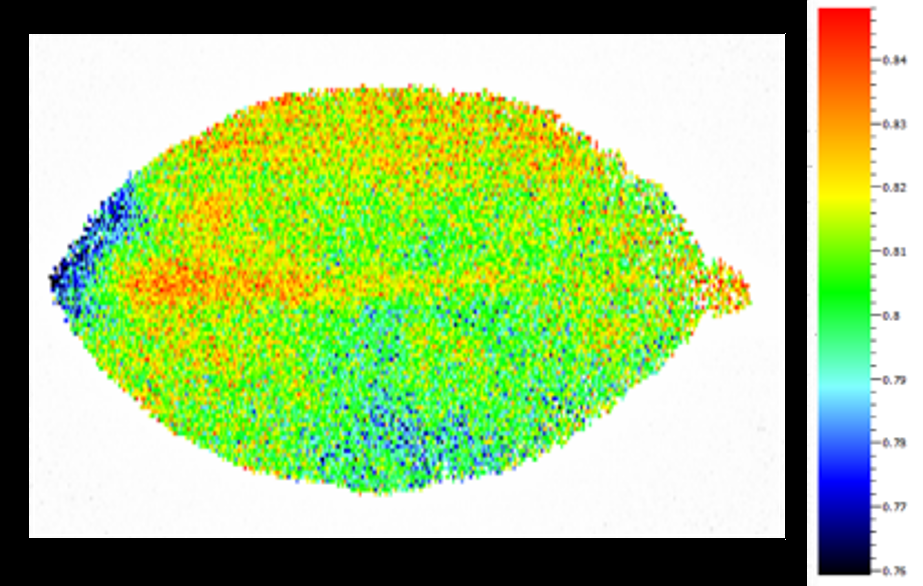
#> input picture test/img/2.png, 923 x 586 px, given in place of 6.png, which was not available
$ python soroe.py
#> lines starting #> are read from the running program, lines starting #| are printed output that depends on the picture; after the words box and inside, x2 and y2 are one past the last pixel; in counts of white or black regions, pixels touching at a corner belong together; long printed decimals are rounded; pictures that were not available may be replaced by others from this repository, and a replacement may not be noted
import cv2
import numpy as np

sa = 14
hi = 0.97

img_fvfm = cv2.imread('./6.png')
#> img_fvfm is the input picture: shape (586, 923, 3); mean B, G, R 124.4, 194.1, 161.3
img_leaf = cv2.imread('./1.png')
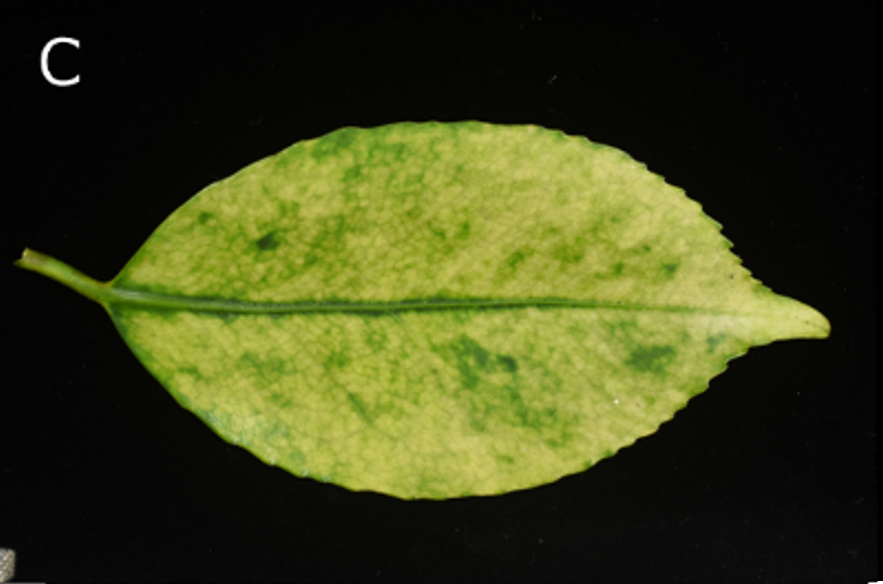
#> input picture test/img/1.png, 883 x 584 px, found by its file name
#> img_leaf is the input picture: shape (584, 883, 3); mean B, G, R 25.4, 64.9, 60.4

fvfm_hsv = cv2.cvtColor(img_fvfm, cv2.COLOR_BGR2HSV)
#> fvfm_hsv: shape (586, 923, 3); mean H, S, V 23.2, 94, 203.2
leaf_hsv = cv2.cvtColor(img_leaf, cv2.COLOR_BGR2HSV)
#> leaf_hsv: shape (584, 883, 3); mean H, S, V 25.7, 100.9, 65

fh, fs, fv = cv2.split(fvfm_hsv)
lh, ls, lv = cv2.split(leaf_hsv)
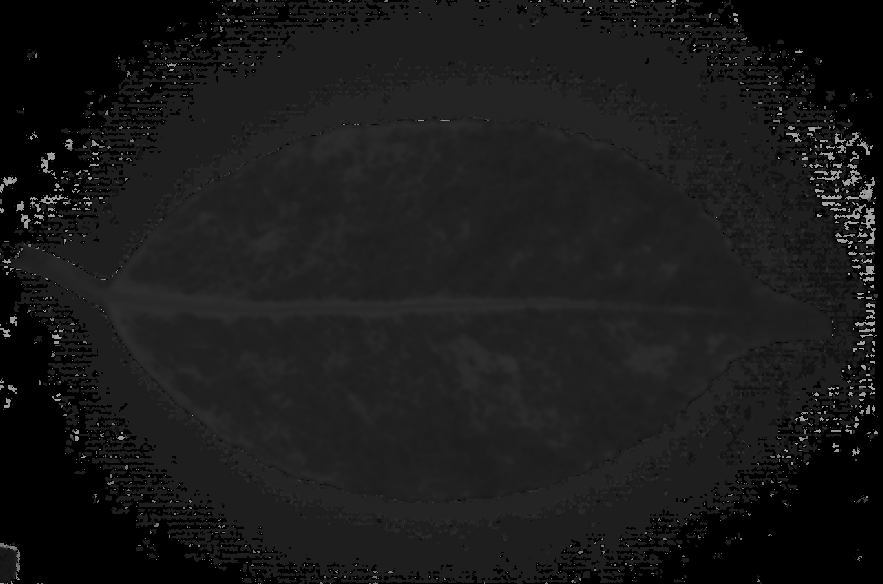
#> lh: shape (584, 883); min 0, max 173, mean 25.7
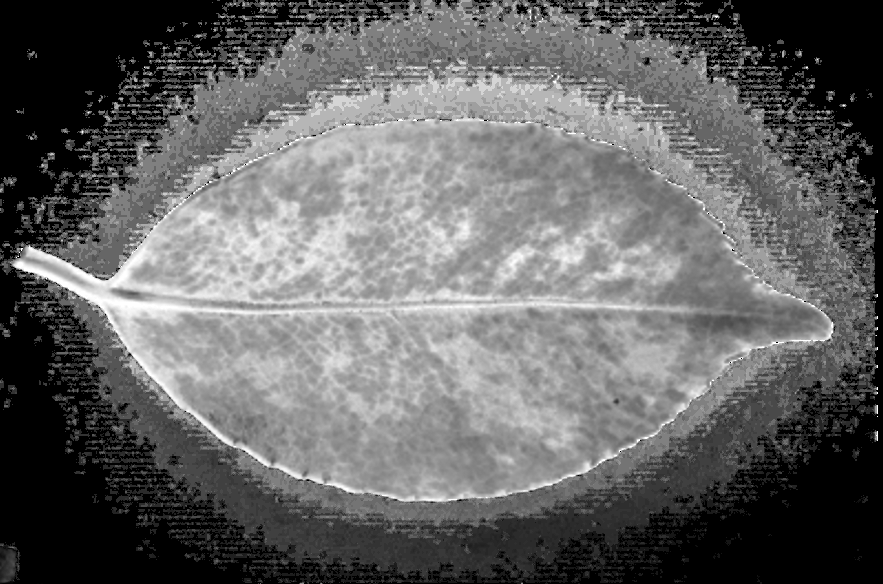
#> ls: shape (584, 883); min 0, max 255, mean 100.9

_, f_bin = cv2.threshold(fs, 10, 255, cv2.THRESH_BINARY)
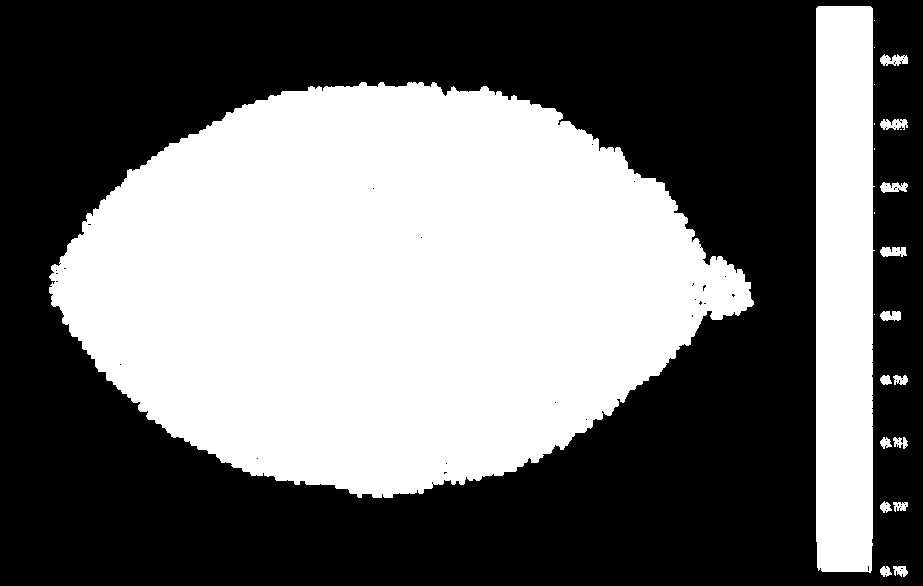
#> f_bin: shape (586, 923); 43.7% white; 23 white regions (8 under 20 px)
f_cnts, _ = cv2.findContours(f_bin, cv2.RETR_EXTERNAL, cv2.CHAIN_APPROX_SIMPLE)
#> f_cnts = 23 contours, 8 with area under 20; largest, box (x1, y1, x2, y2) and area: (49, 82, 754, 498) 201504, (816, 6, 875, 573) 31558, (880, 54, 908, 66) 188, (880, 119, 908, 130) 185, (880, 182, 908, 193) 180
#print(len(f_cnts))

f_area = f_cnts[1]
#> f_area = contour of 26 points, box (x1, y1, x2, y2) (880, 566, 892, 577), area 72

fh, fw = img_fvfm.shape[:2]
#> fh = 586; fw = 923
fblack = np.zeros((fh, fw), np.uint8)
nuri = fblack.copy()
lblack = np.zeros(img_leaf.shape[:2], np.uint8)
img_fvfm = cv2.drawContours(fblack, [f_area], 0, 255, 10)
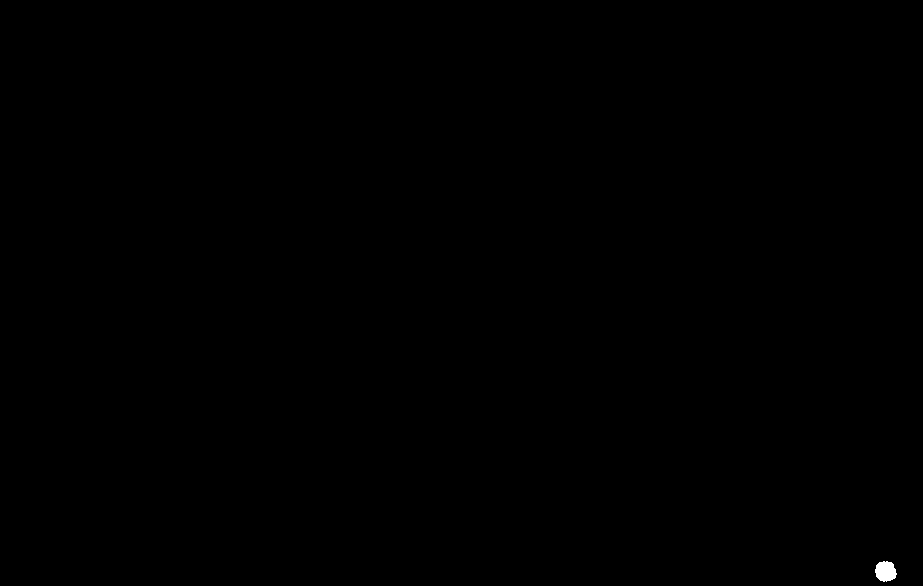
#> img_fvfm: shape (586, 923); 0.07% white; 1 white region, box (x1, y1, x2, y2) and area: (875, 561, 897, 582) 352


mask_green = cv2.inRange(leaf_hsv, (30,50,50), (90,255,255))
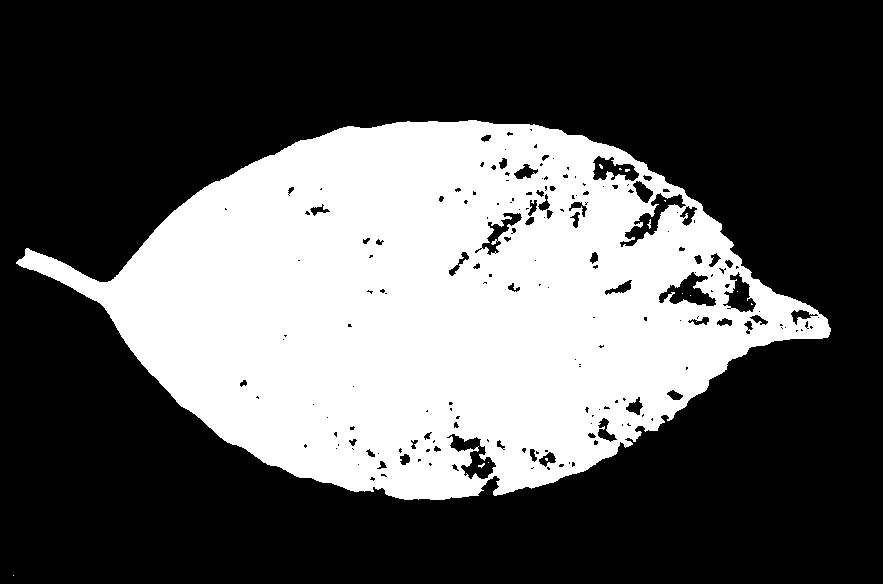
#> mask_green: shape (584, 883); 34.7% white; 14 white regions (13 under 20 px)
l_cnts, _ = cv2.findContours(mask_green, cv2.RETR_EXTERNAL, cv2.CHAIN_APPROX_SIMPLE)
#> l_cnts = 2 contours, 1 with area under 20; largest, box (x1, y1, x2, y2) and area: (16, 120, 831, 500) 186905
l_area = l_cnts[1]
#> l_area = contour of 984 points, box (x1, y1, x2, y2) (16, 120, 831, 500), area 186905

img_leaf = cv2.drawContours(lblack, [l_area], 0, 255, 10)
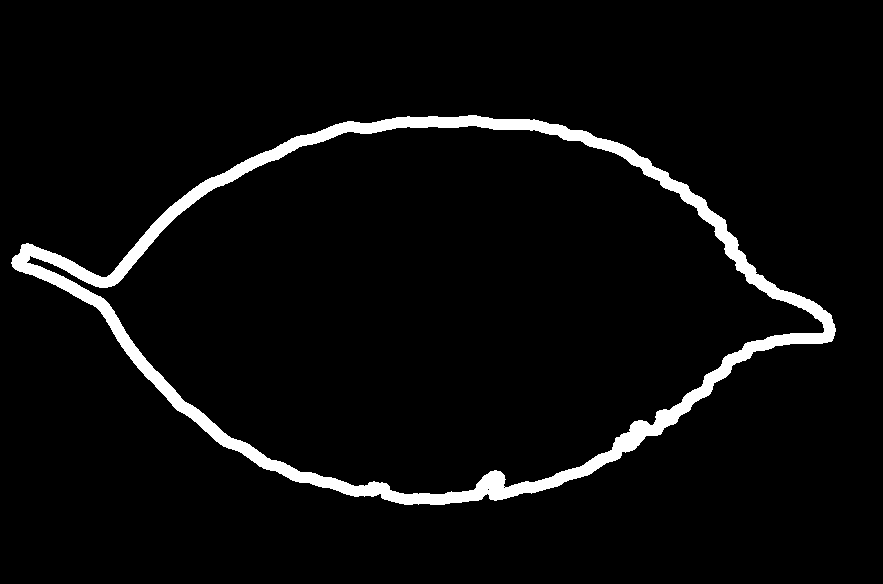
#> img_leaf: shape (584, 883); 4.5% white; 1 white region

#print(cv2.contourArea(f_area))
#print(cv2.contourArea(l_area))

f_ellipse = cv2.fitEllipse(f_area)
#> f_ellipse = ((885.2, 571), (9.38, 11.37), 105.7)
l_ellipse = cv2.fitEllipse(l_area)
#> l_ellipse = ((424.1, 305.7), (360.5, 703.4), 89.57)

#print('f ellipse',f_ellipse)
#print(l_ellipse)
f_angle = f_ellipse[2]
#> f_angle = 105.7
l_angle = l_ellipse[2]
#> l_angle = 89.57

# [12 lines of commented-out code are left out]

f_haba = f_ellipse[1][0]
#> f_haba = 9.38
l_haba = l_ellipse[1][0]
#> l_haba = 360.5

#print('l ellipse', l_ellipse)
#print(f_haba)
#print(l_haba)

hanotate = (nuri == 255).sum(axis=0)
#> hanotate = 923 values from 0 to 0
max_tate = hanotate.max()
#> max_tate = 0
print('max',max_tate)
#| max 0
print('f haba', f_haba)
#| f haba 9.378
print('l haba', l_haba)
#| l haba 360.483

scale = l_haba / f_haba
#> scale = 38.44
#print(scale)
f_resize = cv2.resize(img_fvfm, dsize=None, fx=scale, fy=scale)

# [5 lines of commented-out code are left out]

f_cnts, _ = cv2.findContours(f_resize, cv2.RETR_EXTERNAL, cv2.CHAIN_APPROX_SIMPLE)
#> f_cnts = 1 contour; box (x1, y1, x2, y2) and area: (33617, 21546, 34501, 22392) 585462

#print(cv2.contourArea(f_cnts[0]))
f_area = f_cnts[0]
#> f_area = contour of 204 points, box (x1, y1, x2, y2) (33617, 21546, 34501, 22392), area 585462
f_ellipse = cv2.fitEllipse(f_area)
#> f_ellipse = ((34046.6, 21968.7), (852.2, 913.9), 114.9)
#print('new f ellipse', f_ellipse)

f_angle = f_ellipse[2]
#> f_angle = 114.9
l_angle = l_ellipse[2]

f_center = f_ellipse[0]
#> f_center = (34046.6, 21968.7)
#print('f_center' ,f_center)
f_height, f_width = f_resize.shape[:2]
#> f_height = 22526; f_width = 35481
f_corners = np.array([(0,0), (f_width,0), (f_width,f_height), (0,f_height)])
f_radius = np.sqrt(max(np.sum((f_center - f_corners)**2, axis=1)))
#> f_radius = 40519.1
f_frame = int(2 * f_radius)
#> f_frame = 81038
# [4 lines of commented-out code are left out]

f_trans = cv2.getRotationMatrix2D(f_center, f_angle - 90, 1.0)
#> f_trans = [[0.907, 0.421, -6082.4], [-0.421, 0.907, 16359.9]]
#print('trans', f_trans)
f_trans[0][2] += f_radius - f_center[0]
f_trans[1][2] += f_radius - f_center[1]
#> (the run stopped early here; a loop or call above may not have finished)
